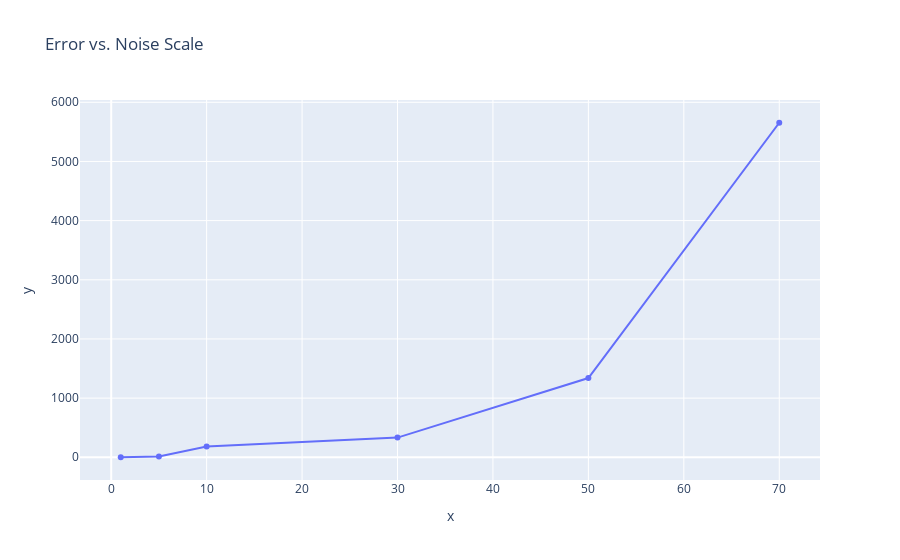

Notebook source saved alongside this figure:
### Code cell
noise_scales = [1, 5, 10, 30, 50, 70]
errors = []
for noise in tqdm(noise_scales):
    X_train, y_train = generate_sample(n_train_data_points, n_dims, lower_bound, upper_bound, target_func, noise_scale=noise)
    gpr = GPR(**hp)
    gpr = gpr.fit(X_train, y_train)
    y_pred = gpr.predict(X_test)
    error = mean_squared_error(y_test, y_pred)
    errors.append(error)
    
px.scatter(x=noise_scales, y=errors, title='Error vs. Noise Scale', trendline="lowess")

### Figure 1 — Plotly figure (JSON) as saved in the notebook; plotly's stock layout.template omitted (floating-point values rounded to 4 significant figures)
{"data": [{"hovertemplate": "x=%{x}<br>y=%{y}<extra></extra>", "legendgroup": "", "marker": {"color": "#636efa", "symbol": "circle"}, "mode": "markers", "name": "", "orientation": "v", "showlegend": false, "type": "scatter", "x": [1, 5, 10, 30, 50, 70], "xaxis": "x", "y": [0.7225, 14.25, 183.3, 333.0, 1339.0, 5654.0], "yaxis": "y"}, {"hovertemplate": "<b>LOWESS trendline</b><br><br>x=%{x}<br>y=%{y} <b>(trend)</b><extra></extra>", "legendgroup": "", "marker": {"color": "#636efa", "symbol": "circle"}, "mode": "lines", "name": "", "showlegend": false, "type": "scatter", "x": [1, 5, 10, 30, 50, 70], "xaxis": "x", "y": [0.7225, 14.25, 183.3, 333.0, 1339.0, 5654.0], "yaxis": "y"}], "layout": {"legend": {"tracegroupgap": 0}, "title": {"text": "Error vs. Noise Scale"}, "xaxis": {"anchor": "y", "domain": [0, 1], "title": {"text": "x"}}, "yaxis": {"anchor": "x", "domain": [0, 1], "title": {"text": "y"}}}}
